Frame 1 (no input): blank canvas, image omitted
Frame 60 (no input): blank canvas, image omitted
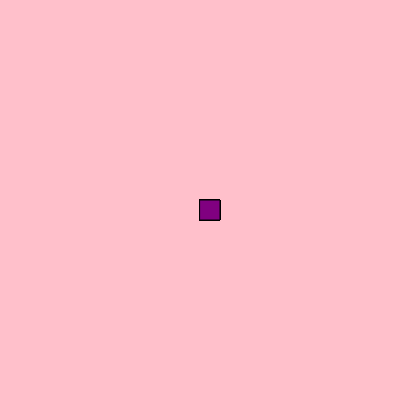
Frame 120 (the mouse pressed at the canvas centre since frame 60)

The p5.js sketch whose frames 1 and 60 were blank and that drew this single picture after the mouse press (run headless with seeded random() and noise() and a simulated clock; from frame 60 on, the mouse is pressed at the canvas centre):

// p5.js sketch
// ── sketch.js
function setup() {
    createCanvas(400, 400);
    background ("pink")
  }
  
    function draw (){ 
    
    stroke ("black");
    fill ("purple");
  
  if (mouseIsPressed) {
    rect (mouseX,mouseY,20,20);
  
  }
    }
  
